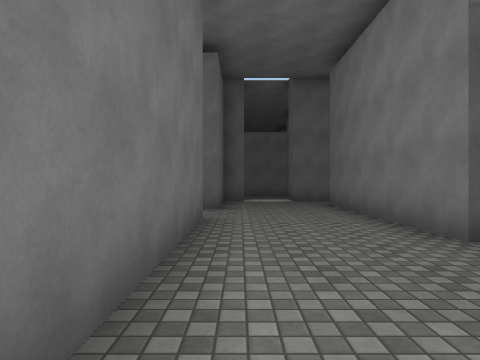
view 1 (above)

21 first-person views from a walk through a 3-D level made in the Unity game engine. The camera is 1.3 m above the floor, looks level and sees 75° across. The floor is counted in squares, 2 m on a side. Each view is taken from the middle of a square. On the plan, view 1 faces up. The plan holds only what a view shows up to about 10 squares ahead; the rest is blank. The place goes on beyond the plan. The player is left out. Surface patterns are stand-ins for the level's own textures.

view 2
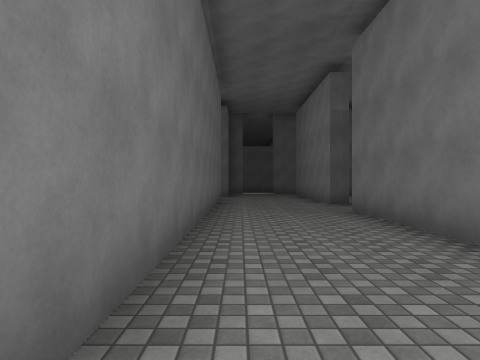

view 3
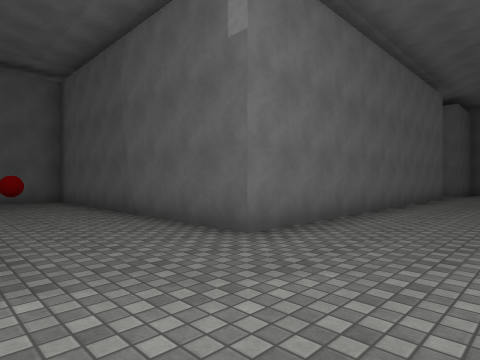

view 4
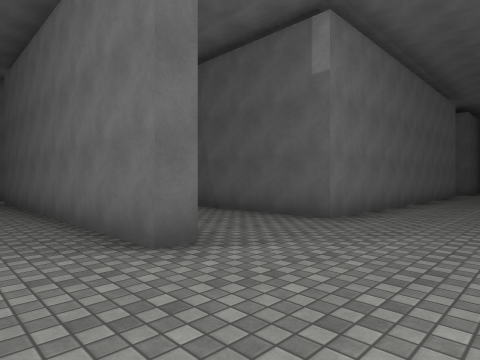

view 5
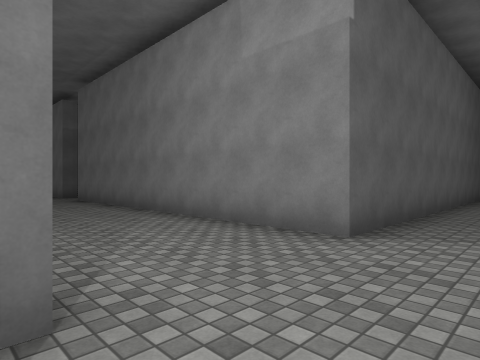

view 6
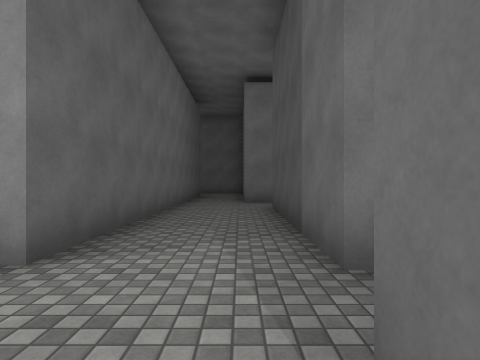

view 7
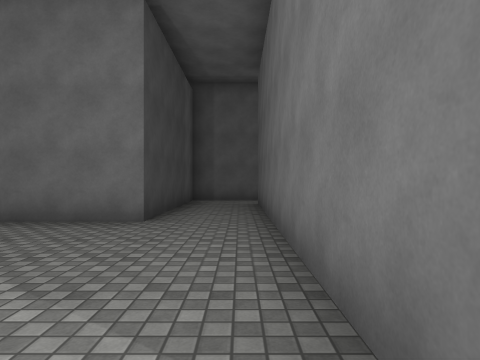

view 8
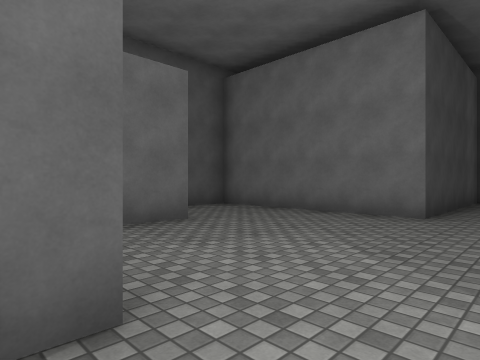

view 9
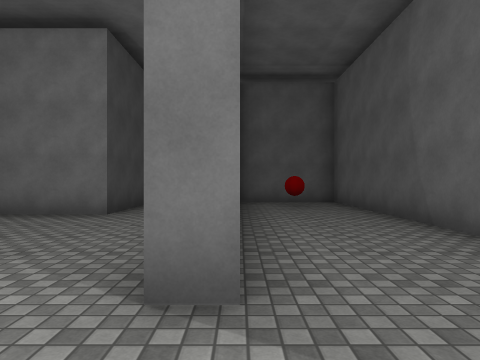

view 10
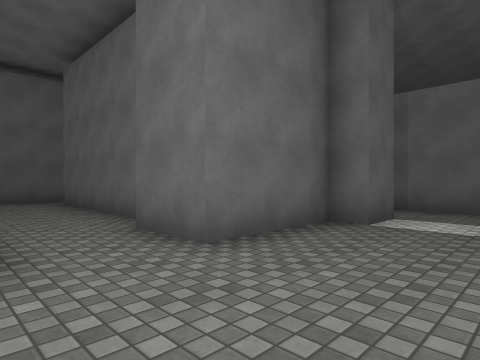

view 11
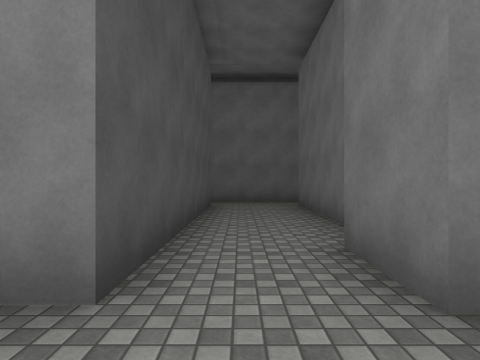

view 12
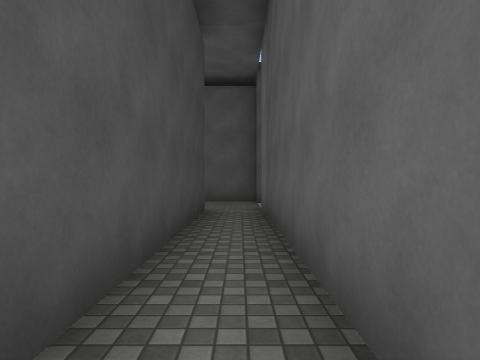

view 13
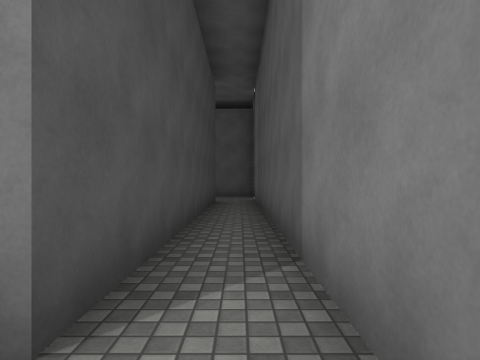

view 14
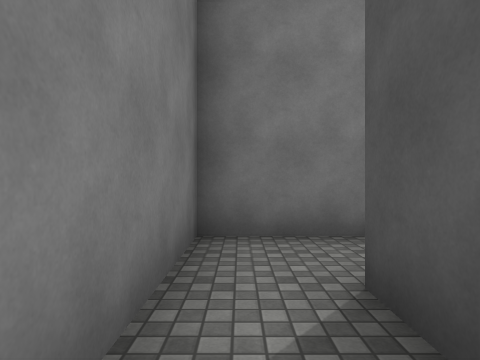

view 15
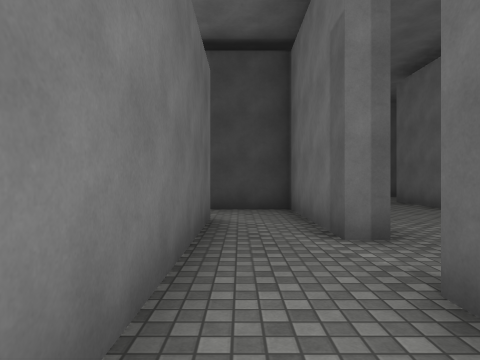

view 16
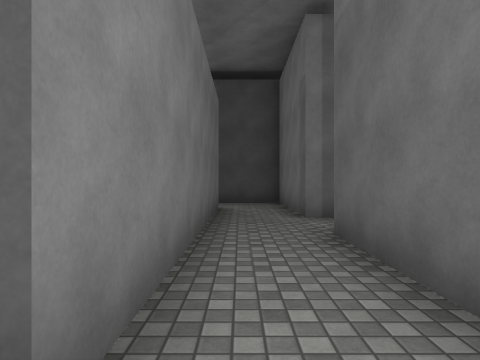

view 17
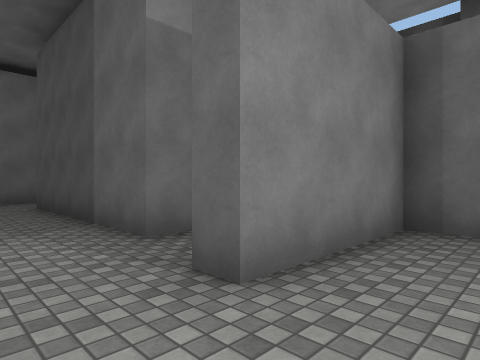

view 18
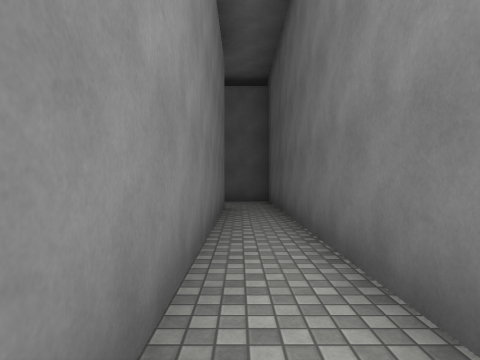

view 19
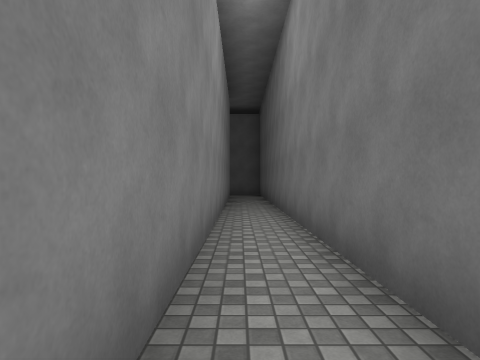

view 20
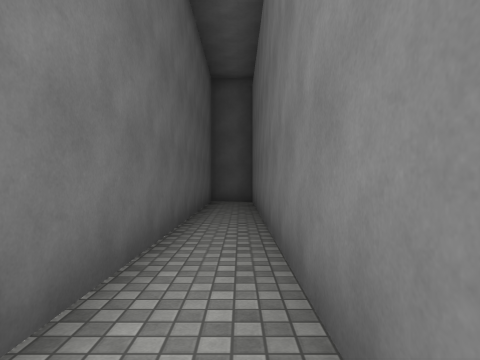

view 21
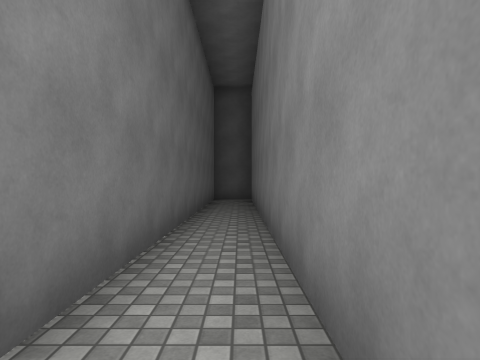

### Floor plan
Ten units are one square. View 1 is at (0, 0); x grows to the right and y downward. Boxes are objects, and circles mark ways between rooms. Rooms are numbered by the first view taken in them; rooms with no view inside come last. Other rooms are left out.
<svg viewBox="-104 -105 235 240">
<path fill="none" stroke="#000" d="M24 -32 24 -83 109 -83M-6 70 -6 75 -16 75M-25 -53 -6 -53 -6 42 -81 42 -81 70M4 94 9 94M24 98 72 98M91 75 24 75 24 -16M1 -95 -6 -95 -6 -70 -20 -70M126 -85 126 -95 16 -95M-16 75 -86 75 -86 -90M-21 124 4 124 4 94M-85 -95 -99 -95 -99 94 -49 94 -49 126M24 -16 29 -16 29 4M29 -56 29 -32 24 -32M45 2 45 -62M-30 -75 -70 -75M-69 -53 -25 -53M-81 -79 -81 -51M29 4 29 19 48 19"/>
<rect x="-75" y="55" width="10" height="10" fill="#bbb"><title>red ball</title></rect>
<circle cx="0" cy="83" r="3" fill="#2a7"/>
<circle cx="30" cy="-25" r="3" fill="#2a7"/>
<circle cx="-20" cy="-60" r="3" fill="#2a7"/>
<circle cx="40" cy="-5" r="3" fill="#2a7"/>
<text x="20" y="10">1</text>
<text x="-50" y="80">2</text>
<text x="40" y="-30">3</text>
<text x="-50" y="-70">4</text>
<text x="40" y="10">5</text>
</svg>
Room 1 opens to room 2. Room 1 opens to room 3. Room 1 opens to room 4. Room 3 opens to room 5.

Where each view was taken, in squares from view 1:
view 1: 0 up, 0 right, facing up
view 2: 5 down, 0 right, facing up
view 3: 7 down, 2 right, facing up-left
view 4: 9 down, 2 right, facing up-left
view 5: 9 down, 1 left, facing up-right
view 6: 9 down, 0 right, facing right
view 7: 8 down, 0 right, facing left
view 8: 8 down, 1 right, facing down-left
view 9: 7 down, 1 right, facing left
view 10: 5 up, 2 right, facing up-left
view 11: 6 up, 1 right, facing left
view 12: 9 up, 9 right, facing left
view 13: 9 up, 12 right, facing left
view 14: 9 up, 9 right, facing right
view 15: 5 up, 4 right, facing down
view 16: 7 up, 4 right, facing down
view 17: 8 down, 1 left, facing down-right
view 18: 0 up, 9 left, facing down
view 19: 4 up, 9 left, facing down
view 20: 0 up, 9 left, facing up
view 21: 1 down, 9 left, facing up
